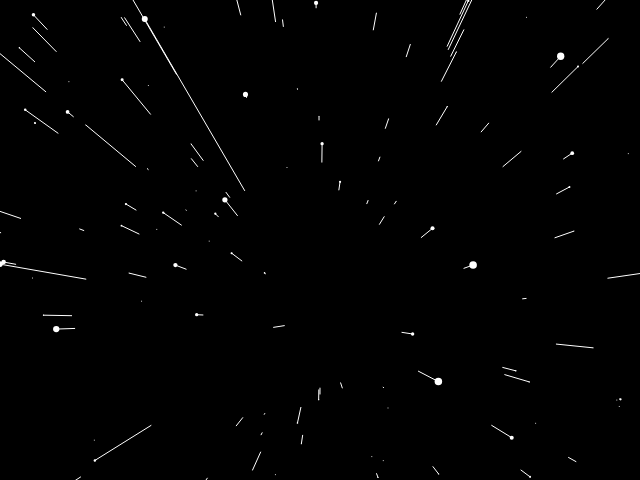
Frame 1 (no input)
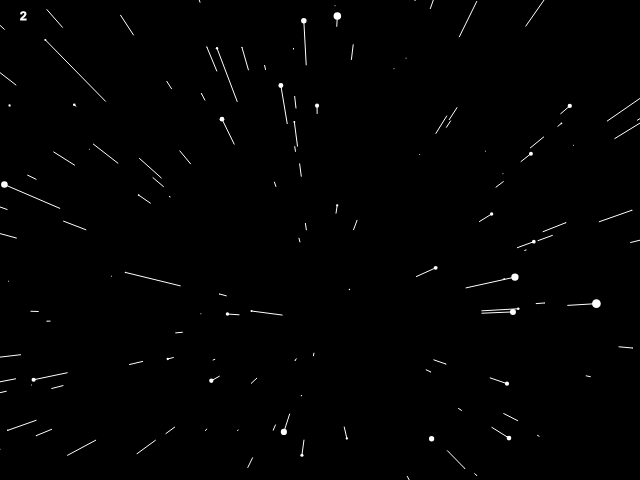
Frame 60 (no input)
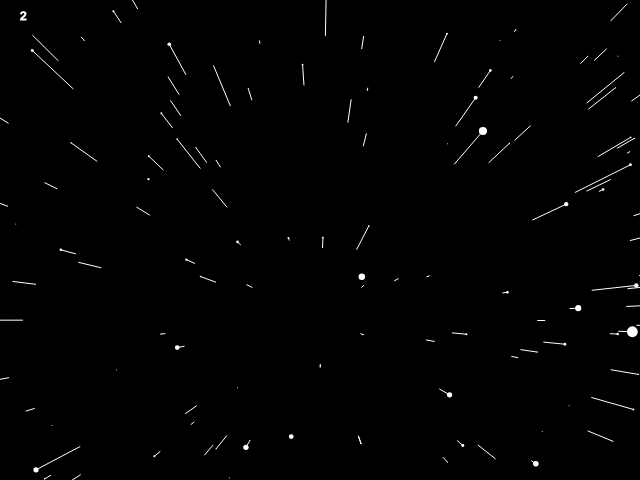
Frame 120 (the mouse pressed at the canvas centre since frame 60)

The p5.js sketch that drew these frames (run headless with seeded random() and noise() and a simulated clock; from frame 60 on, the mouse is pressed at the canvas centre):

// p5.js sketch
// ── sketch.js
var stars = [];
var speed;
var nrOfStars = 1000;
var x_target;
var y_target;
var frDiv;
var starSlider;

function setup() {
  createCanvas(640, 480);
  x_target = width / 2;
  y_target = width / 2;
  starSlider = createSlider(0, 5000, nrOfStars, 1);
  translate(x_target, y_target);
  createStars();
  frDiv = createDiv('');
}


function draw() {
  //speed = map(mouseX, 0, width, 0, 50);
  background(0);
  text((frameRate(), 2), 20, 20);
  translate(x_target, y_target);
  if (stars.length != starSlider.value()) {
	createStars();
	//nrOfStars = starSlider.value();
  }
  for (var i = 0; i < stars.length; i++) {
    stars[i].update();
    stars[i].show();
  }
  
  frDiv.html(floor(frameRate()));
}

function createStars() {
  var x = stars.length - starSlider.value();
  if (x<0) {
	for (var i = stars.length; i < starSlider.value(); i++) {
	  stars[i] = new Star();
	}
  }
  else if (x>0) {
    stars.splice(starSlider.value(), x);
  }
}

/*
function mouseDragged() {
	x_target = mouseX;
	y_target = mouseY;
	return false;
}

function mousePressed() {
	x_target = mouseX;
	y_target = mouseY;
	return false;
}

function toggleFrameRate() {
}
*/
// ── star.js
var maxSize = 24;
var maxSpeed = 64;
function Star() {
	this.x = random(-width, width);
	this.y = random(-height, height);
	this.z = random(width);
	this.pz = this.z;
	this.helper = random(0,10);
	if (this.helper > 8) {
		this.size = random(0, maxSize);
	}
	else {
		this.size = random(0, maxSize/2);
	}
	this.speed = random(0, maxSpeed);
	
	this.update = function() {
		this.z = this.z - this.speed;
		if (this.z < 1) {
			this.z = width;
			this.x = random(-width, width);
			this.y = random(-height, height);
			this.pz = this.z;
		}
	}

	this.show = function() {
		fill(255);
		noStroke();
		var sx = map(this.x / this.z, 0, 1, 0, width);
		var sy = map(this.y / this.z, 0, 1, 0, height);
		var r = map(this.z, 0, width, this.size, 0);
		
		ellipse(sx, sy, r, r);

		var px = map(this.x / this.pz, 0, 1, 0, width);
		var py = map(this.y / this.pz, 0, 1, 0, height);
		this.pz = this.z;

		stroke(255);
		line(px, py, sx, sy);
	}
}
// ── starfield.html
<!DOCTYPE html>
<html>
  <head>
    <meta charset="UTF-8">
    <title>Starfield</title>
		<script src="https://cdnjs.cloudflare.com/ajax/libs/p5.js/0.5.6/p5.min.js" type="text/javascript"></script>
		<script src="https://cdnjs.cloudflare.com/ajax/libs/p5.js/0.5.6/addons/p5.dom.min.js"></script>
		<script src="sketch.js" type="text/javascript"></script>
		<script src="star.js" type="text/javascript"></script>
	</head>
	<body>
	</body>
</html>
